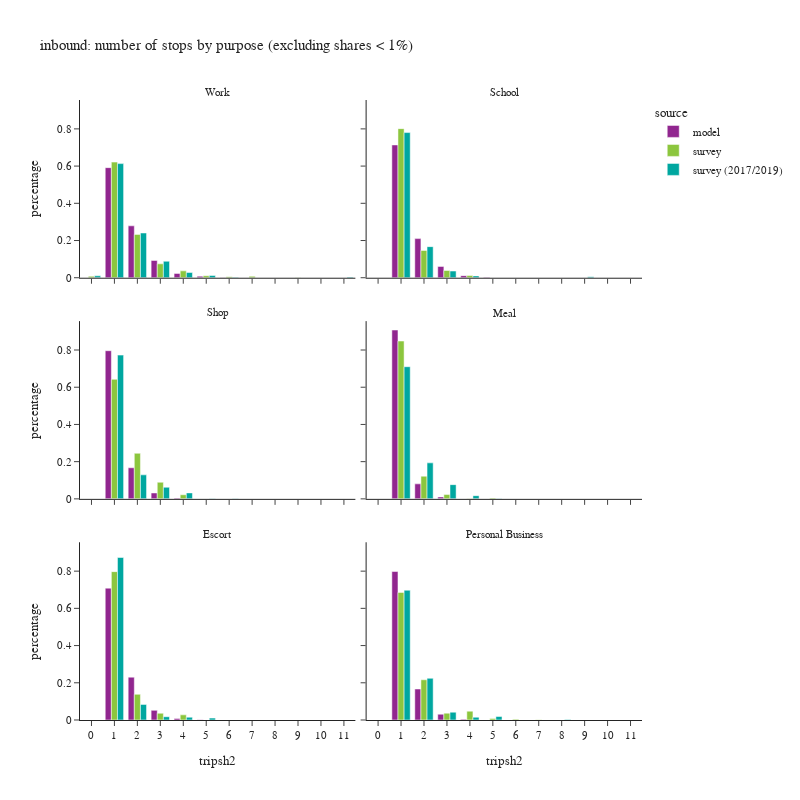

Notebook code cell kept with this figure:
### Code cell
df_plot = df_tour.groupby(['tripsh2','pdpurp_label','source'])['toexpfac'].sum().reset_index()
df_plot['percentage'] = df_plot.groupby(['pdpurp_label','source'], group_keys=False)['toexpfac']. \
    apply(lambda x: x / float(x.sum()))
df_plot2 = df_plot.loc[df_plot['percentage'] > 0.001]

fig = px.bar(df_plot2.sort_values(['source','pdpurp_label']),
             x="tripsh2", y="percentage", color="source",barmode="group",
             facet_col='pdpurp_label', facet_col_wrap=2,
             hover_data=['toexpfac'],
             title="inbound: number of stops by purpose (excluding shares < 1%)")
fig.update_layout(height=800, width=800)
fig.for_each_annotation(lambda a: a.update(text = a.text.split("=")[-1]))
fig.for_each_xaxis(lambda a: a.update(dict(dtick = 1, categoryorder='category ascending')))
fig.show()

### Figure 1 — Plotly figure (JSON) as saved in the notebook; plotly's stock layout.template omitted (floating-point values rounded to 4 significant figures)
{"data": [{"alignmentgroup": "True", "customdata": [[817700.0], [385500.0], [128500.0], [32170.0], [11560.0], [1643.0]], "hovertemplate": "source=model<br>pdpurp_label=Work<br>tripsh2=%{x}<br>percentage=%{y}<br>toexpfac=%{customdata[0]}<extra></extra>", "legendgroup": "model", "marker": {"color": "#91268F", "pattern": {"shape": ""}}, "name": "model", "offsetgroup": "model", "orientation": "v", "showlegend": true, "textposition": "auto", "type": "bar", "x": [1, 2, 3, 4, 5, 6], "xaxis": "x5", "y": [0.5917, 0.2789, 0.09297, 0.02328, 0.008363, 0.001189], "yaxis": "y5"}, {"alignmentgroup": "True", "customdata": [[519000.0], [152900.0], [44230.0], [8204.0], [1873.0]], "hovertemplate": "source=model<br>pdpurp_label=School<br>tripsh2=%{x}<br>percentage=%{y}<br>toexpfac=%{customdata[0]}<extra></extra>", "legendgroup": "model", "marker": {"color": "#91268F", "pattern": {"shape": ""}}, "name": "model", "offsetgroup": "model", "orientation": "v", "showlegend": false, "textposition": "auto", "type": "bar", "x": [1, 2, 3, 4, 5], "xaxis": "x6", "y": [0.7136, 0.2102, 0.06082, 0.01128, 0.002576], "yaxis": "y6"}, {"alignmentgroup": "True", "customdata": [[653600.0], [137200.0], [26100.0], [3348.0]], "hovertemplate": "source=model<br>pdpurp_label=Shop<br>tripsh2=%{x}<br>percentage=%{y}<br>toexpfac=%{customdata[0]}<extra></extra>", "legendgroup": "model", "marker": {"color": "#91268F", "pattern": {"shape": ""}}, "name": "model", "offsetgroup": "model", "orientation": "v", "showlegend": false, "textposition": "auto", "type": "bar", "x": [1, 2, 3, 4], "xaxis": "x3", "y": [0.7963, 0.1671, 0.0318, 0.004079], "yaxis": "y3"}, {"alignmentgroup": "True", "customdata": [[428400.0], [38080.0], [4943.0], [536.0]], "hovertemplate": "source=model<br>pdpurp_label=Meal<br>tripsh2=%{x}<br>percentage=%{y}<br>toexpfac=%{customdata[0]}<extra></extra>", "legendgroup": "model", "marker": {"color": "#91268F", "pattern": {"shape": ""}}, "name": "model", "offsetgroup": "model", "orientation": "v", "showlegend": false, "textposition": "auto", "type": "bar", "x": [1, 2, 3, 4], "xaxis": "x4", "y": [0.9075, 0.08065, 0.01047, 0.001135], "yaxis": "y4"}, {"alignmentgroup": "True", "customdata": [[543700.0], [176600.0], [39790.0], [5813.0], [982.0]], "hovertemplate": "source=model<br>pdpurp_label=Escort<br>tripsh2=%{x}<br>percentage=%{y}<br>toexpfac=%{customdata[0]}<extra></extra>", "legendgroup": "model", "marker": {"color": "#91268F", "pattern": {"shape": ""}}, "name": "model", "offsetgroup": "model", "orientation": "v", "showlegend": false, "textposition": "auto", "type": "bar", "x": [1, 2, 3, 4, 5], "xaxis": "x", "y": [0.7087, 0.2302, 0.05187, 0.007578, 0.00128], "yaxis": "y"}, {"alignmentgroup": "True", "customdata": [[614900.0], [128300.0], [23940.0], [2919.0]], "hovertemplate": "source=model<br>pdpurp_label=Personal Business<br>tripsh2=%{x}<br>percentage=%{y}<br>toexpfac=%{customdata[0]}<extra></extra>", "legendgroup": "model", "marker": {"color": "#91268F", "pattern": {"shape": ""}}, "name": "model", "offsetgroup": "model", "orientation": "v", "showlegend": false, "textposition": "auto", "type": "bar", "x": [1, 2, 3, 4], "xaxis": "x2", "y": [0.798, 0.1665, 0.03107, 0.003788], "yaxis": "y2"}, {"alignmentgroup": "True", "customdata": [[10300.0], [830600.0], [311500.0], [99880.0], [49380.0], [14460.0], [7817.0], [10020.0], [1387.0]], "hovertemplate": "source=survey<br>pdpurp_label=Work<br>tripsh2=%{x}<br>percentage=%{y}<br>toexpfac=%{customdata[0]}<extra></extra>", "legendgroup": "survey", "marker": {"color": "#8CC63E", "pattern": {"shape": ""}}, "name": "survey", "offsetgroup": "survey", "orientation": "v", "showlegend": true, "textposition": "auto", "type": "bar", "x": [0, 1, 2, 3, 4, 5, 6, 7, 9], "xaxis": "x5", "y": [0.007707, 0.6214, 0.233, 0.07473, 0.03694, 0.01082, 0.005849, 0.007496, 0.001038], "yaxis": "y5"}, {"alignmentgroup": "True", "customdata": [[416600.0], [76270.0], [20230.0], [6342.0]], "hovertemplate": "source=survey<br>pdpurp_label=School<br>tripsh2=%{x}<br>percentage=%{y}<br>toexpfac=%{customdata[0]}<extra></extra>", "legendgroup": "survey", "marker": {"color": "#8CC63E", "pattern": {"shape": ""}}, "name": "survey", "offsetgroup": "survey", "orientation": "v", "showlegend": false, "textposition": "auto", "type": "bar", "x": [1, 2, 3, 4], "xaxis": "x6", "y": [0.8013, 0.1467, 0.03891, 0.0122], "yaxis": "y6"}, {"alignmentgroup": "True", "customdata": [[386300.0], [147300.0], [53680.0], [13340.0]], "hovertemplate": "source=survey<br>pdpurp_label=Shop<br>tripsh2=%{x}<br>percentage=%{y}<br>toexpfac=%{customdata[0]}<extra></extra>", "legendgroup": "survey", "marker": {"color": "#8CC63E", "pattern": {"shape": ""}}, "name": "survey", "offsetgroup": "survey", "orientation": "v", "showlegend": false, "textposition": "auto", "type": "bar", "x": [1, 2, 3, 4], "xaxis": "x3", "y": [0.6424, 0.2449, 0.08927, 0.02218], "yaxis": "y3"}, {"alignmentgroup": "True", "customdata": [[337700.0], [48550.0], [9245.0], [679.1], [1981.0]], "hovertemplate": "source=survey<br>pdpurp_label=Meal<br>tripsh2=%{x}<br>percentage=%{y}<br>toexpfac=%{customdata[0]}<extra></extra>", "legendgroup": "survey", "marker": {"color": "#8CC63E", "pattern": {"shape": ""}}, "name": "survey", "offsetgroup": "survey", "orientation": "v", "showlegend": false, "textposition": "auto", "type": "bar", "x": [1, 2, 3, 4, 5], "xaxis": "x4", "y": [0.8482, 0.1219, 0.02322, 0.001705, 0.004975], "yaxis": "y4"}, {"alignmentgroup": "True", "customdata": [[526600.0], [91170.0], [23930.0], [18220.0]], "hovertemplate": "source=survey<br>pdpurp_label=Escort<br>tripsh2=%{x}<br>percentage=%{y}<br>toexpfac=%{customdata[0]}<extra></extra>", "legendgroup": "survey", "marker": {"color": "#8CC63E", "pattern": {"shape": ""}}, "name": "survey", "offsetgroup": "survey", "orientation": "v", "showlegend": false, "textposition": "auto", "type": "bar", "x": [1, 2, 3, 4], "xaxis": "x", "y": [0.7974, 0.138, 0.03624, 0.02758], "yaxis": "y"}, {"alignmentgroup": "True", "customdata": [[210200.0], [66270.0], [11260.0], [14570.0], [2361.0], [1247.0], [479.3]], "hovertemplate": "source=survey<br>pdpurp_label=Personal Business<br>tripsh2=%{x}<br>percentage=%{y}<br>toexpfac=%{customdata[0]}<extra></extra>", "legendgroup": "survey", "marker": {"color": "#8CC63E", "pattern": {"shape": ""}}, "name": "survey", "offsetgroup": "survey", "orientation": "v", "showlegend": false, "textposition": "auto", "type": "bar", "x": [1, 2, 3, 4, 5, 6, 7], "xaxis": "x2", "y": [0.6857, 0.2162, 0.03673, 0.04753, 0.007702, 0.004066, 0.001563], "yaxis": "y2"}, {"alignmentgroup": "True", "customdata": [[17190.0], [1003000.0], [393200.0], [144600.0], [45630.0], [19990.0], [3356.0], [6034.0]], "hovertemplate": "source=survey (2017/2019)<br>pdpurp_label=Work<br>tripsh2=%{x}<br>percentage=%{y}<br>toexpfac=%{customdata[0]}<extra></extra>", "legendgroup": "survey (2017/2019)", "marker": {"color": "#00A7A0", "pattern": {"shape": ""}}, "name": "survey (2017/2019)", "offsetgroup": "survey (2017/2019)", "orientation": "v", "showlegend": true, "textposition": "auto", "type": "bar", "x": [0, 1, 2, 3, 4, 5, 6, 11], "xaxis": "x5", "y": [0.01051, 0.6133, 0.2405, 0.08847, 0.02791, 0.01223, 0.002052, 0.003691], "yaxis": "y5"}, {"alignmentgroup": "True", "customdata": [[409900.0], [87780.0], [18860.0], [5201.0], [3064.0]], "hovertemplate": "source=survey (2017/2019)<br>pdpurp_label=School<br>tripsh2=%{x}<br>percentage=%{y}<br>toexpfac=%{customdata[0]}<extra></extra>", "legendgroup": "survey (2017/2019)", "marker": {"color": "#00A7A0", "pattern": {"shape": ""}}, "name": "survey (2017/2019)", "offsetgroup": "survey (2017/2019)", "orientation": "v", "showlegend": false, "textposition": "auto", "type": "bar", "x": [1, 2, 3, 4, 9], "xaxis": "x6", "y": [0.7802, 0.1671, 0.03589, 0.0099, 0.005833], "yaxis": "y6"}, {"alignmentgroup": "True", "customdata": [[607400.0], [101500.0], [48990.0], [25260.0], [1334.0], [1738.0]], "hovertemplate": "source=survey (2017/2019)<br>pdpurp_label=Shop<br>tripsh2=%{x}<br>percentage=%{y}<br>toexpfac=%{customdata[0]}<extra></extra>", "legendgroup": "survey (2017/2019)", "marker": {"color": "#00A7A0", "pattern": {"shape": ""}}, "name": "survey (2017/2019)", "offsetgroup": "survey (2017/2019)", "orientation": "v", "showlegend": false, "textposition": "auto", "type": "bar", "x": [1, 2, 3, 4, 5, 6], "xaxis": "x3", "y": [0.7726, 0.1291, 0.06231, 0.03213, 0.001697, 0.002211], "yaxis": "y3"}, {"alignmentgroup": "True", "customdata": [[262300.0], [71480.0], [28250.0], [6376.0], [832.8]], "hovertemplate": "source=survey (2017/2019)<br>pdpurp_label=Meal<br>tripsh2=%{x}<br>percentage=%{y}<br>toexpfac=%{customdata[0]}<extra></extra>", "legendgroup": "survey (2017/2019)", "marker": {"color": "#00A7A0", "pattern": {"shape": ""}}, "name": "survey (2017/2019)", "offsetgroup": "survey (2017/2019)", "orientation": "v", "showlegend": false, "textposition": "auto", "type": "bar", "x": [1, 2, 3, 4, 5], "xaxis": "x4", "y": [0.7102, 0.1935, 0.07649, 0.01726, 0.002255], "yaxis": "y4"}, {"alignmentgroup": "True", "customdata": [[379800.0], [36480.0], [7596.0], [6501.0], [4435.0]], "hovertemplate": "source=survey (2017/2019)<br>pdpurp_label=Escort<br>tripsh2=%{x}<br>percentage=%{y}<br>toexpfac=%{customdata[0]}<extra></extra>", "legendgroup": "survey (2017/2019)", "marker": {"color": "#00A7A0", "pattern": {"shape": ""}}, "name": "survey (2017/2019)", "offsetgroup": "survey (2017/2019)", "orientation": "v", "showlegend": false, "textposition": "auto", "type": "bar", "x": [1, 2, 3, 4, 5], "xaxis": "x", "y": [0.8733, 0.08388, 0.01747, 0.01495, 0.0102], "yaxis": "y"}, {"alignmentgroup": "True", "customdata": [[568500.0], [182600.0], [34270.0], [12100.0], [15260.0], [1823.0]], "hovertemplate": "source=survey (2017/2019)<br>pdpurp_label=Personal Business<br>tripsh2=%{x}<br>percentage=%{y}<br>toexpfac=%{customdata[0]}<extra></extra>", "legendgroup": "survey (2017/2019)", "marker": {"color": "#00A7A0", "pattern": {"shape": ""}}, "name": "survey (2017/2019)", "offsetgroup": "survey (2017/2019)", "orientation": "v", "showlegend": false, "textposition": "auto", "type": "bar", "x": [1, 2, 3, 4, 5, 8], "xaxis": "x2", "y": [0.6976, 0.2241, 0.04205, 0.01485, 0.01873, 0.002237], "yaxis": "y2"}], "layout": {"annotations": [{"font": {}, "showarrow": false, "text": "Escort", "x": 0.245, "xanchor": "center", "xref": "paper", "y": 0.2867, "yanchor": "bottom", "yref": "paper"}, {"font": {}, "showarrow": false, "text": "Personal Business", "x": 0.755, "xanchor": "center", "xref": "paper", "y": 0.2867, "yanchor": "bottom", "yref": "paper"}, {"font": {}, "showarrow": false, "text": "Shop", "x": 0.245, "xanchor": "center", "xref": "paper", "y": 0.6433, "yanchor": "bottom", "yref": "paper"}, {"font": {}, "showarrow": false, "text": "Meal", "x": 0.755, "xanchor": "center", "xref": "paper", "y": 0.6433, "yanchor": "bottom", "yref": "paper"}, {"font": {}, "showarrow": false, "text": "Work", "x": 0.245, "xanchor": "center", "xref": "paper", "y": 1.0, "yanchor": "bottom", "yref": "paper"}, {"font": {}, "showarrow": false, "text": "School", "x": 0.755, "xanchor": "center", "xref": "paper", "y": 1.0, "yanchor": "bottom", "yref": "paper"}], "barmode": "group", "height": 800, "legend": {"title": {"text": "source"}, "tracegroupgap": 0}, "title": {"text": "inbound: number of stops by purpose (excluding shares < 1%)"}, "width": 800, "xaxis": {"anchor": "y", "categoryorder": "category ascending", "domain": [0.0, 0.49], "dtick": 1, "title": {"text": "tripsh2"}}, "xaxis2": {"anchor": "y2", "categoryorder": "category ascending", "domain": [0.51, 1.0], "dtick": 1, "matches": "x", "title": {"text": "tripsh2"}}, "xaxis3": {"anchor": "y3", "categoryorder": "category ascending", "domain": [0.0, 0.49], "dtick": 1, "matches": "x", "showticklabels": false}, "xaxis4": {"anchor": "y4", "categoryorder": "category ascending", "domain": [0.51, 1.0], "dtick": 1, "matches": "x", "showticklabels": false}, "xaxis5": {"anchor": "y5", "categoryorder": "category ascending", "domain": [0.0, 0.49], "dtick": 1, "matches": "x", "showticklabels": false}, "xaxis6": {"anchor": "y6", "categoryorder": "category ascending", "domain": [0.51, 1.0], "dtick": 1, "matches": "x", "showticklabels": false}, "yaxis": {"anchor": "x", "domain": [0.0, 0.2867], "title": {"text": "percentage"}}, "yaxis2": {"anchor": "x2", "domain": [0.0, 0.2867], "matches": "y", "showticklabels": false}, "yaxis3": {"anchor": "x3", "domain": [0.3567, 0.6433], "matches": "y", "title": {"text": "percentage"}}, "yaxis4": {"anchor": "x4", "domain": [0.3567, 0.6433], "matches": "y", "showticklabels": false}, "yaxis5": {"anchor": "x5", "domain": [0.7133, 1.0], "matches": "y", "title": {"text": "percentage"}}, "yaxis6": {"anchor": "x6", "domain": [0.7133, 1.0], "matches": "y", "showticklabels": false}}}
